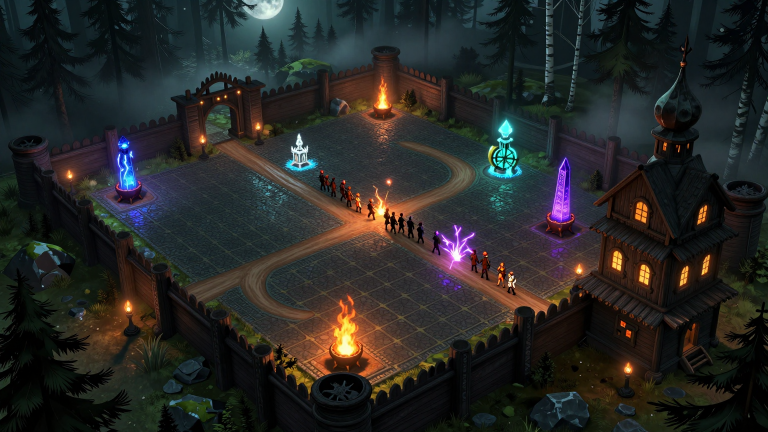
#> input picture new_concept/arena/arena_battle_22.png, 1536 x 864 px, found by its file name (shown at 1/2 size)
$ python ui_mockup.py
#> lines starting #> are read from the running program, lines starting #| are printed output that depends on the picture; after the words box and inside, x2 and y2 are one past the last pixel; in counts of white or black regions, pixels touching at a corner belong together
"""Макет UI боя поверх концепта арены: тёмное дымчатое стекло, тонкие рамки, русский текст.

Запуск: python3 -I tools/concepts/ui_mockup.py [фон.png] [выход.jpg]
Миниатюры берутся из концептов в new_concept/.
"""
import sys
from pathlib import Path

from PIL import Image, ImageDraw, ImageFilter, ImageFont

ROOT = Path("new_concept")
W, H = 1920, 1080
INTER = "/usr/share/fonts/inter/Inter.ttc"
SERIF = "/usr/share/fonts/noto/NotoSerif-Medium.ttf"
SYMBOL = "/usr/share/fonts/TTF/DejaVuSans.ttf"

TEXT = (236, 230, 218)
MUTED = (158, 160, 152)
AMBER = (232, 176, 92)
RED = (214, 72, 72)
SCHOOL_COLORS = {
    "perun": (150, 120, 255), "svarog": (255, 128, 48), "stribog": (90, 220, 150), "water": (40, 210, 210),
    "ice": (190, 235, 255), "war": (200, 50, 50), "curse": (170, 80, 230), "neutral": (232, 176, 92),
}


def font(size: int, weight: int = 0) -> ImageFont.FreeTypeFont:
    return ImageFont.truetype(INTER, size, index=weight)


def serif(size: int) -> ImageFont.FreeTypeFont:
    return ImageFont.truetype(SERIF, size)


def symbol(size: int) -> ImageFont.FreeTypeFont:
    return ImageFont.truetype(SYMBOL, size)


def rounded_mask(size: tuple, radius: int) -> Image.Image:
    mask = Image.new("L", size, 0)
    ImageDraw.Draw(mask).rounded_rectangle((0, 0, size[0] - 1, size[1] - 1), radius, fill=255)
    return mask


def glass(canvas: Image.Image, box: tuple, radius: int = 16, alpha: int = 120, border: int = 34,
          accent: tuple | None = None) -> None:
    """Тёмное матовое стекло: размытие фона, тёмная тонировка, тонкая светлая рамка."""
    x0, y0, x1, y1 = box
    size = (x1 - x0, y1 - y0)
    region = canvas.crop(box).filter(ImageFilter.GaussianBlur(22))
    tint = Image.new("RGB", size, (10, 13, 16))
    region = Image.blend(region, tint, alpha / 255)
    canvas.paste(region, (x0, y0), rounded_mask(size, radius))
    overlay = Image.new("RGBA", canvas.size, (0, 0, 0, 0))
    draw = ImageDraw.Draw(overlay)
    edge = accent + (150,) if accent else (255, 255, 255, border)
    draw.rounded_rectangle(box, radius, outline=edge, width=1)
    draw.line((x0 + radius, y0 + 1, x1 - radius, y0 + 1), fill=(255, 255, 255, border + 18), width=1)
    canvas.paste(Image.alpha_composite(canvas.convert("RGBA"), overlay).convert("RGB"))


def thumb(path: Path, crop: tuple, size: tuple, radius: int) -> tuple:
    image = Image.open(path).convert("RGB").crop(crop).resize(size, Image.LANCZOS)
    return image, rounded_mask(size, radius)


def circle_thumb(path: Path, crop: tuple, diameter: int) -> tuple:
    image = Image.open(path).convert("RGB").crop(crop).resize((diameter, diameter), Image.LANCZOS)
    mask = Image.new("L", (diameter, diameter), 0)
    ImageDraw.Draw(mask).ellipse((0, 0, diameter - 1, diameter - 1), fill=255)
    return image, mask


BUILD_CROP = (110, 170, 658, 780)
FACE_CROP = (250, 40, 520, 310)
UNIT_CROP = (190, 60, 580, 450)


def draw_heart(draw: ImageDraw.ImageDraw, xy: tuple, size: int, color: tuple) -> None:
    draw.text(xy, "♥", font=symbol(size), fill=color)


def draw_coin(draw: ImageDraw.ImageDraw, xy: tuple, size: int) -> None:
    x, y = xy
    draw.ellipse((x, y, x + size, y + size), fill=(214, 160, 70), outline=(255, 214, 140))
    inner = size // 4
    draw.rectangle((x + inner + 1, y + inner + 1, x + size - inner - 1, y + size - inner - 1), outline=(120, 80, 30))


def main() -> None:
    background = Path(sys.argv[1]) if len(sys.argv) > 1 else ROOT / "arena" / "arena_battle_22.png"
    target = Path(sys.argv[2]) if len(sys.argv) > 2 else ROOT / "04_battle_ui.jpg"
    canvas = Image.open(background).convert("RGB").resize((W, H), Image.LANCZOS)

    # Лёгкая виньетка, чтобы края под панелями были темнее.
    vignette = Image.new("L", (W, H), 0)
#> vignette: PIL image 1920x1080 L; every value is 0
    ImageDraw.Draw(vignette).ellipse((-300, -250, W + 300, H + 250), fill=255)
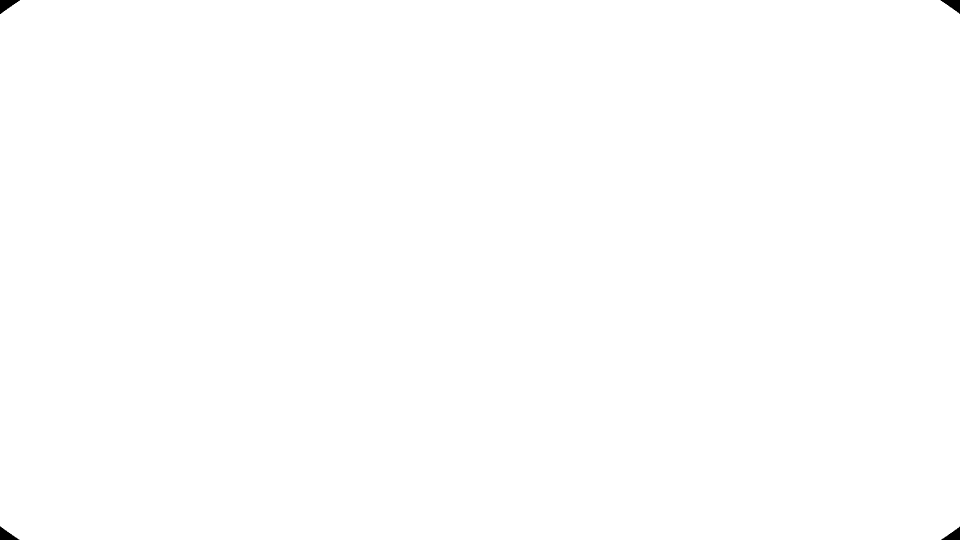
#> vignette: PIL image 1920x1080 L (shown at 1/2 size); 99.9% white; 4 black regions, box (x1, y1, x2, y2) and area: (0, 0, 40, 28) 576, (1881, 0, 1920, 28) 548, (0, 1053, 39, 1080) 536, (1882, 1053, 1920, 1080) 509
    vignette = vignette.filter(ImageFilter.GaussianBlur(160))
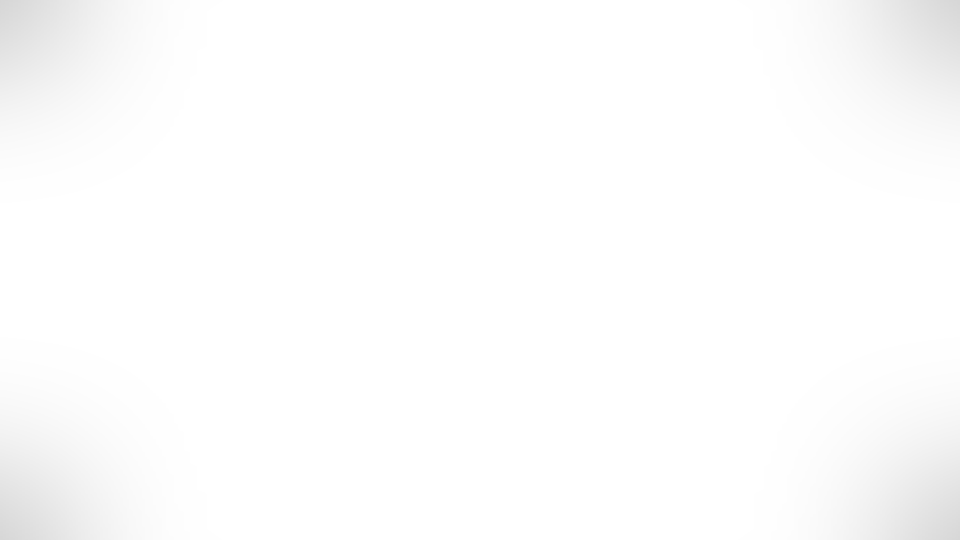
#> vignette: PIL image 1920x1080 L (shown at 1/2 size); min 214, max 255, mean 252.8
    canvas = Image.composite(canvas, Image.new("RGB", (W, H), (4, 6, 8)), vignette)

    # 1. Раунд и темп — слева сверху.
    glass(canvas, (24, 20, 420, 72), radius=26)
#> in rounded_mask, `mask = Image.new("L", size, 0)`: mask: PIL image 396x52 L; every value is 0
#> in rounded_mask, `ImageDraw.Draw(mask).rounded_rectangle((0, 0, size[0] - 1, size[1] - 1..`:
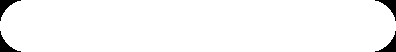
#> mask: PIL image 396x52 L; 97.2% white; 4 black regions, box (x1, y1, x2, y2) and area: (0, 0, 21, 21) 146, (375, 0, 396, 21) 146, (0, 31, 21, 52) 146, (375, 31, 396, 52) 146
#> in glass, `overlay = Image.new("RGBA", canvas.size, (0, 0, 0, 0))`: overlay: PIL image 1920x1080 RGBA; every value is 0
    draw = ImageDraw.Draw(canvas)
    draw.text((48, 30), "Раунд 7", font=serif(24), fill=AMBER)
    draw.text((160, 37), "бой  ·  0:39", font=font(17), fill=TEXT)
    for i, label in enumerate(("II", "×1", "×2")):
        bx = 292 + i * 40
        active = label == "×1"
        draw.rounded_rectangle((bx, 32, bx + 32, 60), 9, fill=(232, 176, 92, 255) if active else None,
                               outline=(255, 255, 255) if not active else None, width=1)
        draw.text((bx + 16, 46), label, font=font(13, 1), fill=(20, 16, 10) if active else MUTED, anchor="mm")

    # 2. Игроки — по центру сверху.
    players = [("Вы", "baba_yaga", 40, True), ("Бот 1", "babushka", 38, False), ("Бот 2", "cosmonaut", 31, False),
               ("Бот 3", "gorynych", 27, False), ("Бот 4", "vasilisa", 12, False)]
    chip_w, gap = 132, 8
    start = (W - (len(players) * chip_w + (len(players) - 1) * gap)) // 2
    for i, (name, hero, hp, me) in enumerate(players):
        x = start + i * (chip_w + gap)
        glass(canvas, (x, 20, x + chip_w, 68), radius=24, accent=AMBER if me else None)
#> call 2 of glass, with box = (614, 20, 746, 68), radius = 24, alpha = 120, border = 34, accent = (232, 176, 92)
#> in glass (call 2), `region = canvas.crop(box).filter(ImageFilter.GaussianBlur(22))`:
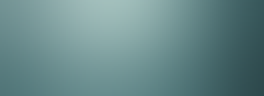
#> region: PIL image 132x48 RGB (shown 2 times larger); mean R, G, B 103.4, 136.8, 137.8
#> in glass (call 2), `tint = Image.new("RGB", size, (10, 13, 16))`:
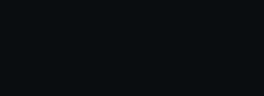
#> tint: PIL image 132x48 RGB (shown 2 times larger); mean R, G, B 10, 13, 16
#> in glass (call 2), `region = Image.blend(region, tint, alpha / 255)`:
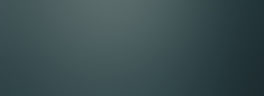
#> region: PIL image 132x48 RGB (shown 2 times larger); mean R, G, B 59, 78.1, 80
#> call 2 of rounded_mask, with size = (132, 48), radius = 24
#> in rounded_mask (call 2), `mask = Image.new("L", size, 0)`: mask: PIL image 132x48 L; every value is 0
#> in rounded_mask (call 2), `ImageDraw.Draw(mask).rounded_rectangle((0, 0, size[0] - 1, size[1] - 1..`:
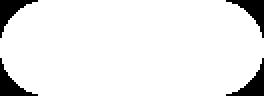
#> mask: PIL image 132x48 L (shown 2 times larger); 92.1% white; 4 black regions, box (x1, y1, x2, y2) and area: (0, 0, 19, 19) 125, (113, 0, 132, 19) 125, (0, 29, 19, 48) 125, (113, 29, 132, 48) 125
        image, mask = circle_thumb(ROOT / "heroes" / f"{hero}_16.png", FACE_CROP, 36)
        canvas.paste(image, (x + 7, 26), mask)
        draw = ImageDraw.Draw(canvas)
        draw.text((x + 52, 27), name, font=font(13, 1 if me else 0), fill=AMBER if me else TEXT)
        draw_heart(draw, (x + 52, 44), 13, RED if hp > 15 else (255, 110, 90))
        draw.text((x + 68, 44), str(hp), font=font(13), fill=TEXT)

    # 3. Ресурсы — справа сверху.
    glass(canvas, (W - 330, 20, W - 24, 72), radius=26)
    draw = ImageDraw.Draw(canvas)
    draw_heart(draw, (W - 306, 31), 22, RED)
    draw.text((W - 278, 31), "40", font=font(22, 1), fill=TEXT)
    draw_coin(draw, (W - 216, 35), 22)
    draw.text((W - 186, 31), "46", font=font(22, 1), fill=AMBER)
    draw.text((W - 146, 37), "+10 / раунд", font=font(14), fill=MUTED)

    # 4. Лавка и армия — тонкая колонка слева.
    panel = (24, 92, 300, 780)
    glass(canvas, panel, radius=18)
    draw = ImageDraw.Draw(canvas)
    draw.text((44, 108), "Лавка", font=serif(22), fill=TEXT)
    draw.rounded_rectangle((188, 110, 282, 136), 13, outline=(255, 255, 255), width=1)
    draw.text((235, 123), "обновить · 2", font=font(12), fill=MUTED, anchor="mm")
    shop = [("thunder", "Грозовой столб", "II", "perun", 6), ("brazier", "Жаровня", "I", "svarog", 3),
            ("rime", "Иней", "I", "ice", 3), ("water", "Водяной желоб", "II", "water", 6),
            ("doom", "Чёрный обелиск", "III", "curse", 10), ("bolt", "Самострел", "I", "war", 3)]
    card_w, card_h = 122, 150
    for i, (bid, name, tier, school, price) in enumerate(shop):
        cx = 40 + (i % 2) * (card_w + 12)
        cy = 150 + (i // 2) * (card_h + 12)
        glass(canvas, (cx, cy, cx + card_w, cy + card_h), radius=12, alpha=90)
        image, mask = thumb(ROOT / "buildings" / f"{bid}_16.png", BUILD_CROP, (card_w - 8, 92), 9)
        canvas.paste(image, (cx + 4, cy + 4), mask)
        draw = ImageDraw.Draw(canvas)
        color = SCHOOL_COLORS[school]
        draw.ellipse((cx + 10, cy + 10, cx + 18, cy + 18), fill=color)
        draw.text((cx + card_w - 10, cy + 10), tier, font=font(12, 1), fill=TEXT, anchor="ra")
        draw.text((cx + 8, cy + 102), name, font=font(12), fill=TEXT)
        draw_coin(draw, (cx + 8, cy + 125), 14)
        draw.text((cx + 27, cy + 124), str(price), font=font(13, 1), fill=AMBER)
    draw = ImageDraw.Draw(canvas)
    draw.line((40, 650, 284, 650), fill=(255, 255, 255), width=1)
    draw.text((44, 662), "Армия", font=serif(18), fill=TEXT)
    army = [("send_unit", "Копейщики ×6", 4), ("knight", "Витязи ×2", 7)]
    for i, (uid, name, price) in enumerate(army):
        ry = 696 + i * 40
        image, mask = circle_thumb(ROOT / "units" / f"{uid}_16.png", UNIT_CROP, 32)
        canvas.paste(image, (44, ry), mask)
        draw = ImageDraw.Draw(canvas)
        draw.text((86, ry + 7), name, font=font(13), fill=TEXT)
        draw_coin(draw, (240, ry + 9), 14)
        draw.text((258, ry + 7), str(price), font=font(13, 1), fill=AMBER)

    # 5. Герой и навык — слева снизу.
    glass(canvas, (24, H - 116, 300, H - 24), radius=46)
    image, mask = circle_thumb(ROOT / "heroes" / "baba_yaga_16.png", FACE_CROP, 76)
    canvas.paste(image, (32, H - 108), mask)
    draw = ImageDraw.Draw(canvas)
    draw.ellipse((31, H - 109, 109, H - 31), outline=AMBER, width=2)
    draw.text((124, H - 102), "Баба-Яга", font=serif(18), fill=TEXT)
    draw.rounded_rectangle((124, H - 70, 284, H - 38), 16, fill=(232, 176, 92))
    draw.text((204, H - 54), "Варево  ·  Q", font=font(14, 1), fill=(24, 18, 10), anchor="mm")

    # 6. Идолы и резерв — тонкая полоса снизу по центру.
    idols = [("idol_perun", "Перун"), ("idol_svarog", "Сварог"), ("idol_empty", "пусто")]
    reserve = ["spark", "brazier", "dew", None, None, None, None]
    bar_x0, bar_x1 = 560, 1500
    glass(canvas, (bar_x0, H - 108, bar_x1, H - 24), radius=22)
    draw = ImageDraw.Draw(canvas)
    for i, (iid, label) in enumerate(idols):
        ix = bar_x0 + 18 + i * 86
        image, mask = circle_thumb(ROOT / "idols" / f"{iid}_16.png", (200, 120, 570, 490), 56)
        canvas.paste(image, (ix + 8, H - 102), mask)
        draw = ImageDraw.Draw(canvas)
        ring = AMBER if iid != "idol_empty" else (110, 110, 110)
        draw.ellipse((ix + 7, H - 103, ix + 65, H - 45), outline=ring, width=1)
        draw.text((ix + 36, H - 40), label, font=font(11), fill=MUTED, anchor="mt")
    divider = bar_x0 + 18 + 3 * 86 + 6
    draw.line((divider, H - 96, divider, H - 36), fill=(255, 255, 255), width=1)
    draw.text((divider + 18, H - 101), "Резерв", font=font(11), fill=MUTED)
    for i, bid in enumerate(reserve):
        sx = divider + 18 + i * 92
        box = (sx, H - 84, sx + 80, H - 34)
        draw.rounded_rectangle(box, 10, outline=(255, 255, 255), width=1)
        if bid:
            image, mask = thumb(ROOT / "buildings" / f"{bid}_16.png", (150, 330, 618, 622), (78, 48), 9)
            canvas.paste(image, (sx + 1, H - 83), mask)
            draw = ImageDraw.Draw(canvas)

    # 7. Подсказка над башней на поле.
    tip = (1440, 330, 1730, 430)
    glass(canvas, tip, radius=14, accent=SCHOOL_COLORS["curse"])
    draw = ImageDraw.Draw(canvas)
    draw.text((1458, 342), "Чёрный обелиск", font=serif(17), fill=TEXT)
    draw.text((1712, 346), "III", font=font(13, 1), fill=SCHOOL_COLORS["curse"], anchor="ra")
    draw.text((1458, 372), "Порча · финишер", font=font(12), fill=SCHOOL_COLORS["curse"])
    draw.text((1458, 392), "Взрыв через 2 с; лёд усиливает урон", font=font(12), fill=MUTED)
    draw.line((1430, 432, 1404, 468), fill=(170, 80, 230), width=1)

    canvas.save(target, quality=92)
    print(target)


if __name__ == "__main__":
#> (the run stopped early here; a loop or call above may not have finished)

$ run again, with new_concept/arena/arena_17.png copied over new_concept/arena/arena_battle_22.png
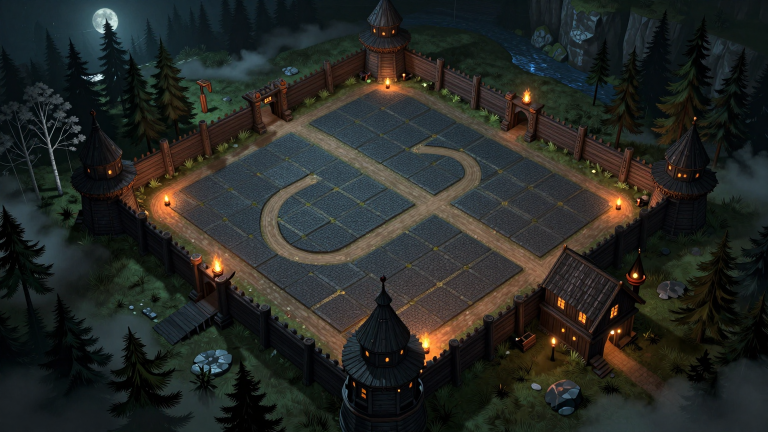
#> input picture new_concept/arena/arena_17.png, 1536 x 864 px, found by its file name (shown at 1/2 size)
#> in glass, `region = canvas.crop(box).filter(ImageFilter.GaussianBlur(22))`:
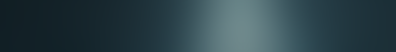
#> region: PIL image 396x52 RGB; mean R, G, B 44.5, 65.7, 72.8
#> in glass, `region = Image.blend(region, tint, alpha / 255)`:
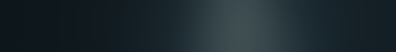
#> region: PIL image 396x52 RGB; mean R, G, B 27.8, 40.5, 45.6
#> overlay: PIL image 1920x1080 RGBA; every value is 0
#> tint: PIL image 132x48 RGB

$ run again, with new_concept/arena/arena_19.png copied over new_concept/arena/arena_battle_22.png
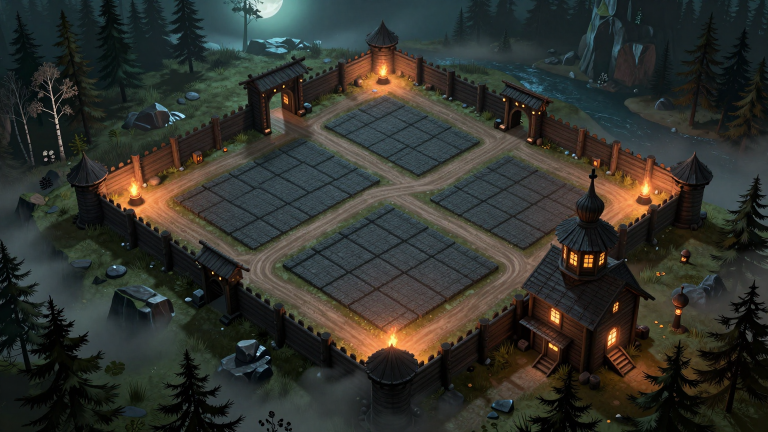
#> input picture new_concept/arena/arena_19.png, 1536 x 864 px, found by its file name (shown at 1/2 size)
#> overlay: PIL image 1920x1080 RGBA; every value is 0
#> in glass (call 2), `region = canvas.crop(box).filter(ImageFilter.GaussianBlur(22))`:
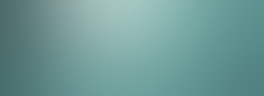
#> region: PIL image 132x48 RGB (shown 2 times larger); mean R, G, B 110.8, 153.9, 151
#> tint: PIL image 132x48 RGB
#> in glass (call 2), `region = Image.blend(region, tint, alpha / 255)`:
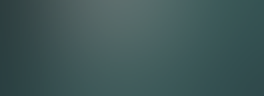
#> region: PIL image 132x48 RGB (shown 2 times larger); mean R, G, B 62.9, 87.1, 87

$ run again, with new_concept/arena/arena_22.png copied over new_concept/arena/arena_battle_22.png
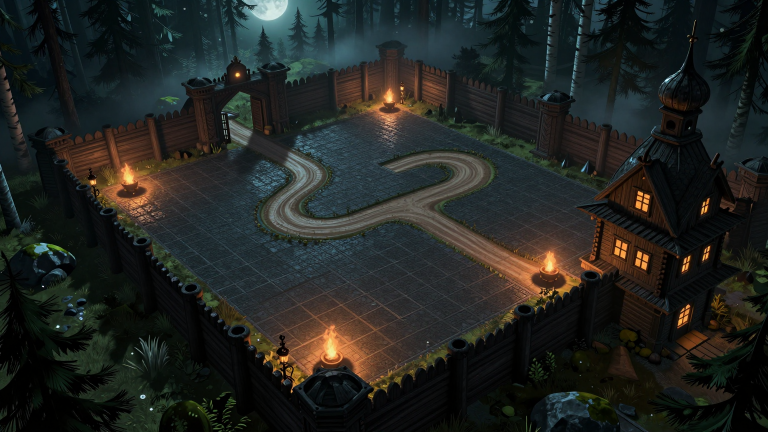
#> input picture new_concept/arena/arena_22.png, 1536 x 864 px, found by its file name (shown at 1/2 size)
#> overlay: PIL image 1920x1080 RGBA; every value is 0
#> in glass (call 2), `region = canvas.crop(box).filter(ImageFilter.GaussianBlur(22))`:
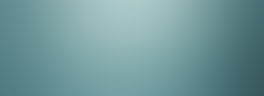
#> region: PIL image 132x48 RGB (shown 2 times larger); mean R, G, B 113.7, 152.2, 154.8
#> tint: PIL image 132x48 RGB
